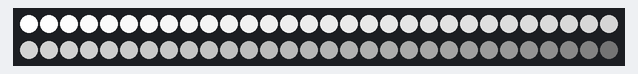
The sketch below on a simulated Arduino Uno, built with avr-gcc and run on an emulated ATmega328P. Shown: 60 RGB LEDs in strip order, left to right, continuing on the next row.

Above: at 0.17 s.
At 9.52 s:
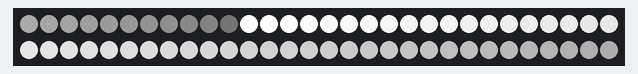
At 18.9 s:
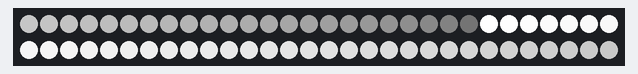
At 39.67 s:
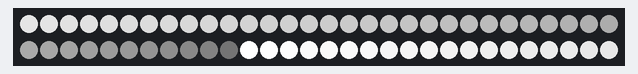

The sketch:

led.ino
```cpp
#include <Adafruit_NeoPixel.h>

// 定义灯条相关的参数
#define LED_PIN     6    // 定义连接到灯条数据线的 Arduino 引脚
#define NUM_LEDS    60   // 灯条的总灯珠数量
#define BRIGHTNESS  255  // 最大亮度(0-255)
#define BASE_DELAY  30   // 流星基础速度（数值越小越快）

// 初始化灯条对象
Adafruit_NeoPixel strip = Adafruit_NeoPixel(NUM_LEDS, LED_PIN, NEO_GRB + NEO_KHZ800);

void setup() {
  strip.begin();
  strip.setBrightness(BRIGHTNESS); // 设置灯条亮度
  strip.show(); // 确保所有灯珠初始状态为关闭
}

void loop() {
  // 创建流星效果
  createMeteor();
}

// 函数：创建流星效果
void createMeteor() {
  int steps = NUM_LEDS; // 流星的亮度变化步数
  for (int offset = 0; offset < NUM_LEDS; offset++) { // 流星流动
    for (int i = 0; i < NUM_LEDS; i++) {
      // 计算当前灯珠的动态亮度
      int distance = (i - offset + NUM_LEDS) % NUM_LEDS; // 处理循环流动
      int brightness = map(distance, 0, NUM_LEDS - 1, 255, 1); // 将亮度从255到1映射

      // 设置当前灯珠亮度
      strip.setPixelColor(i, strip.Color(brightness, brightness, brightness)); // 白色
    }
    strip.show(); // 更新灯条显示

    // 控制流星速度
    delay(BASE_DELAY); // 调整整体流动速度
  }
}
```
